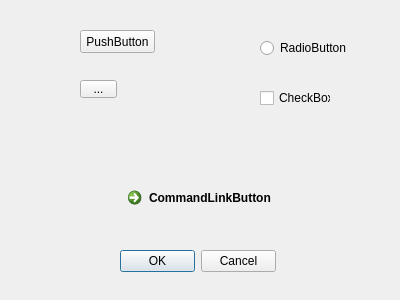
<?xml version="1.0" encoding="UTF-8"?>
<ui version="4.0">
 <class>TestDialog</class>
 <widget class="QDialog" name="TestDialog">
  <property name="geometry">
   <rect>
    <x>0</x>
    <y>0</y>
    <width>400</width>
    <height>300</height>
   </rect>
  </property>
  <property name="windowTitle">
   <string>Dialog</string>
  </property>
  <widget class="QPushButton" name="pushButton">
   <property name="geometry">
    <rect>
     <x>80</x>
     <y>30</y>
     <width>75</width>
     <height>23</height>
    </rect>
   </property>
   <property name="text">
    <string>PushButton</string>
   </property>
  </widget>
  <widget class="QRadioButton" name="radioButton">
   <property name="geometry">
    <rect>
     <x>260</x>
     <y>40</y>
     <width>89</width>
     <height>16</height>
    </rect>
   </property>
   <property name="text">
    <string>RadioButton</string>
   </property>
  </widget>
  <widget class="QCheckBox" name="checkBox">
   <property name="geometry">
    <rect>
     <x>260</x>
     <y>90</y>
     <width>71</width>
     <height>16</height>
    </rect>
   </property>
   <property name="text">
    <string>CheckBox</string>
   </property>
  </widget>
  <widget class="QToolButton" name="toolButton">
   <property name="geometry">
    <rect>
     <x>80</x>
     <y>80</y>
     <width>37</width>
     <height>18</height>
    </rect>
   </property>
   <property name="text">
    <string>...</string>
   </property>
  </widget>
  <widget class="QCommandLinkButton" name="commandLinkButton">
   <property name="geometry">
    <rect>
     <x>120</x>
     <y>180</y>
     <width>172</width>
     <height>41</height>
    </rect>
   </property>
   <property name="text">
    <string>CommandLinkButton</string>
   </property>
  </widget>
  <widget class="QDialogButtonBox" name="buttonBox">
   <property name="geometry">
    <rect>
     <x>120</x>
     <y>250</y>
     <width>156</width>
     <height>23</height>
    </rect>
   </property>
   <property name="standardButtons">
    <set>QDialogButtonBox::Cancel|QDialogButtonBox::Ok</set>
   </property>
  </widget>
 </widget>
 <resources/>
 <connections/>
</ui>
